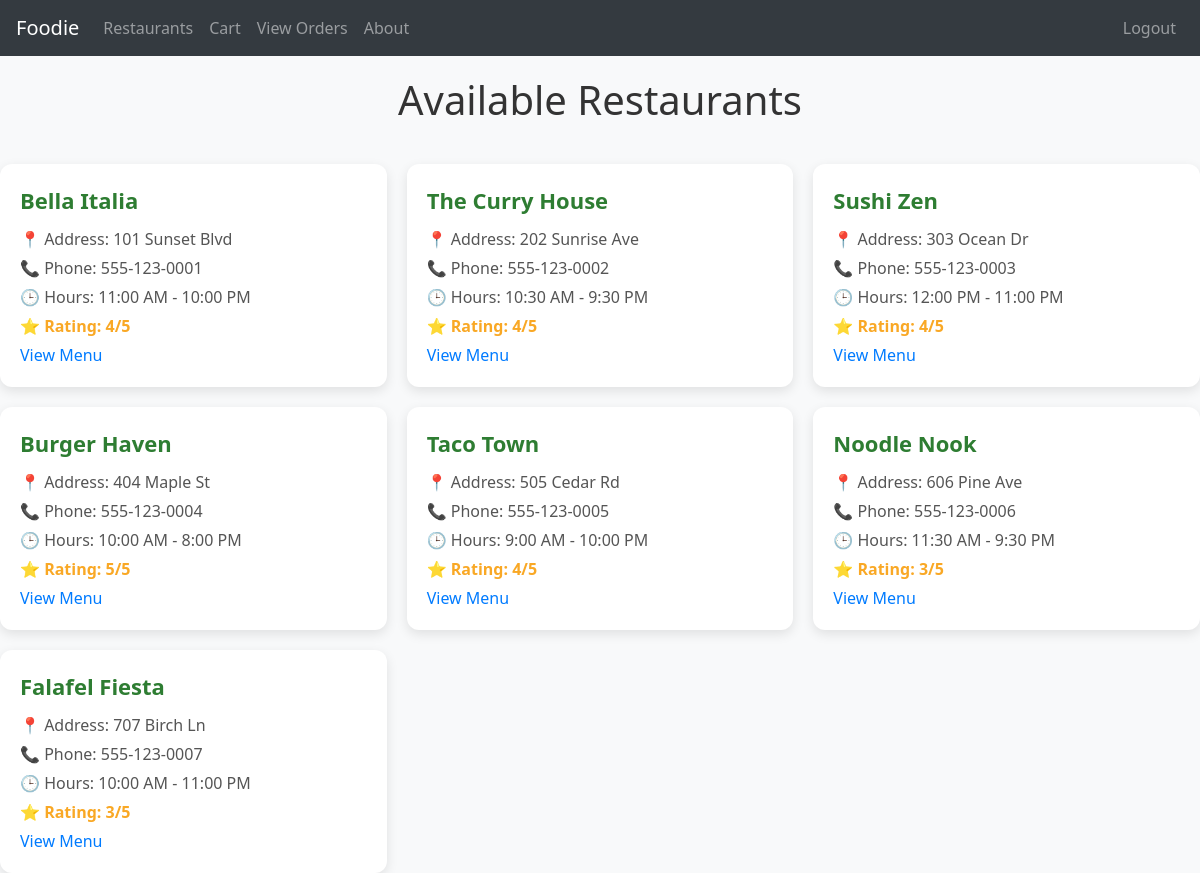
The app's page /restaurants (signed in) with its own data.
### tables this page shows
CREATE TABLE Reviews (
    ReviewID INTEGER PRIMARY KEY AUTOINCREMENT,
    UserID INTEGER NOT NULL,
    RestaurantID INTEGER NOT NULL,
    Rating INTEGER CHECK(Rating BETWEEN 1 AND 5) NOT NULL,
    Comment TEXT,
    ReviewDate DATETIME DEFAULT CURRENT_TIMESTAMP,
    FOREIGN KEY (UserID) REFERENCES Users(UserID),
    FOREIGN KEY (RestaurantID) REFERENCES Restaurants(RestaurantID)
);

CREATE TABLE Restaurants (
    RestaurantID INTEGER PRIMARY KEY AUTOINCREMENT,
    OwnerID INTEGER NOT NULL,
    Name TEXT NOT NULL,
    Address TEXT NOT NULL,
    PhoneNumber TEXT NOT NULL,
    OpeningHours TEXT NOT NULL,
    FOREIGN KEY (OwnerID) REFERENCES Users(UserID)
);

### app.py (the view)
@app.route('/restaurants')
@login_required
def restaurants():
    restaurants = get_restaurants()
    print(restaurants)
    return render_template('restaurants.html', restaurants=restaurants)

### app.py (called while the page is built)
def login_required(f):
    @wraps(f)
    def decorated_function(*args, **kwargs):
        if 'UserID' not in session:
            return redirect(url_for('signin'))
        return f(*args, **kwargs)
    return decorated_function

### appUtils.py (called while the page is built)
def get_db_connection():
    conn = sqlite3.connect('database.db')
    conn.row_factory = sqlite3.Row  # Makes fetching results easier
    return conn

def get_restaurants():
    conn = get_db_connection()
    cursor = conn.cursor()
    cursor.execute("SELECT * FROM Restaurants JOIN Reviews ON Restaurants.RestaurantID = Reviews.RestaurantID")
    restaurants = cursor.fetchall()  # returns a list of all rows in the table
    conn.close()
    return restaurants # Return the list of restaurants

### templates/restaurants.html (shortened to what this page needs)
<!DOCTYPE html>
<html lang="en">
<head>
    <link rel="stylesheet" href="{{ url_for('static', filename='style.css') }}">
    <link rel="stylesheet" href="https://stackpath.bootstrapcdn.com/bootstrap/4.5.2/css/bootstrap.min.css">
</head>
<body>
    <nav class="navbar navbar-expand-lg navbar-dark bg-dark">
        <a class="navbar-brand" href="{{ url_for('about') }}">Foodie</a>
        <div class="collapse navbar-collapse" id="navbarNav">
            <ul class="navbar-nav mr-auto">
                {% if (session.get('Role') == 'Admin' or session.get('Role') == 'Customer') %}
                <li class="nav-item">
                    <a class="nav-link" href="{{ url_for('restaurants') }}">Restaurants</a>
                </li>
                <li class="nav-item">
                    <a class="nav-link" href="{{ url_for('cart') }}">Cart</a>
                </li>
                <li class="nav-item">
                    <a class="nav-link" href="{{ url_for('my_orders') }}">View Orders</a>
                </li>
                {% endif %}
                <li class="nav-item">
                    <a class="nav-link" href="{{ url_for('about') }}">About</a>
                </li>
            </ul>
            <ul class="navbar-nav">
                {% if session.get('UserID') %}
                <li class="nav-item">
                    <a class="nav-link" href="{{ url_for('logout') }}">Logout</a>
                </li>
                {% else %}
                <li class="nav-item">
                    <a class="nav-link" href="{{ url_for('signin') }}">Login</a>
                </li>
                {% endif %}
            </ul>
        </div>
    </nav>
    <h1>Available Restaurants</h1>
    <div class="restaurant-container">
        {% for restaurant in restaurants %}
            <div class="restaurant-card">
                <div class="restaurant-name">{{ restaurant['name'] }}</div>
                <div class="restaurant-info">📍 Address: {{ restaurant['address'] }}</div>
                <div class="restaurant-info">📞 Phone: {{ restaurant['PhoneNumber'] }}</div>
                <div class="restaurant-info">🕒 Hours: {{ restaurant['openinghours'] }}</div>
                <div class="restaurant-info rating">⭐ Rating: {{ restaurant['rating'] }}/5</div>
                <a href="{{ url_for('show_menu', restaurant_id=restaurant['restaurantid']) }}">View Menu</a>
            </div>
        {% endfor %}
    </div>
</body>
</html>

### static/style.css (style rules this page uses)
body { margin: 0; padding: 0; font-family: 'Segoe UI', Tahoma, Geneva, Verdana, sans-serif; }
h1 { font-size: 3.5em; margin-bottom: 20px; }
.restaurant-container { display: grid; grid-template-columns: repeat(auto-fit, minmax(320px, 1fr)); gap: 20px; max-width: 1200px; margin: 0 auto; }
.restaurant-card { background-color: white; padding: 20px; border-radius: 12px; box-shadow: 0 4px 12px rgba(0,0,0,0.1); transition: transform 0.2s ease; }
.restaurant-name { font-size: 22px; font-weight: bold; color: #2e7d32; margin-bottom: 10px; }
.restaurant-info { margin: 5px 0; color: #555; }
.rating { font-weight: bold; color: #f9a825; }

### templates/restaurants.html (style rules this page uses)
.navbar { margin-bottom: 20px; }
body { font-family: 'Segoe UI', sans-serif; background-color: #f8f9fa; margin: 0; }
h1 { text-align: center; color: #333; margin-bottom: 40px; }

### records on screen
Reviews: name "Bella Italia", address "101 Sunset Blvd", PhoneNumber "555-123-0001", openinghours "11:00 AM - 10:00 PM", rating "4"
Reviews: name "The Curry House", address "202 Sunrise Ave", PhoneNumber "555-123-0002", openinghours "10:30 AM - 9:30 PM", rating "4"
Reviews: name "Sushi Zen", address "303 Ocean Dr", PhoneNumber "555-123-0003", openinghours "12:00 PM - 11:00 PM", rating "4"
Reviews: name "Burger Haven", address "404 Maple St", PhoneNumber "555-123-0004", openinghours "10:00 AM - 8:00 PM", rating "5"
Reviews: name "Taco Town", address "505 Cedar Rd", PhoneNumber "555-123-0005", openinghours "9:00 AM - 10:00 PM", rating "4"
Reviews: name "Noodle Nook", address "606 Pine Ave", PhoneNumber "555-123-0006", openinghours "11:30 AM - 9:30 PM", rating "3"
Reviews: name "Falafel Fiesta", address "707 Birch Ln", PhoneNumber "555-123-0007", openinghours "10:00 AM - 11:00 PM", rating "3"
